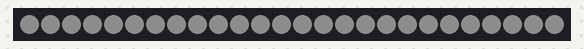
Bench run of a sketch on a simulated Arduino Uno, built with avr-gcc and run on an emulated ATmega328P. Parts: 26 RGB LEDs in strip order, left to right. Dim RGB values are drawn brighter than linear.

Above: at 0.47 s.
At 35.68 s:
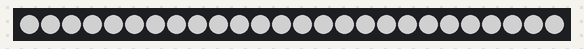

The sketch:

testFade.ino
```cpp
#include "Adafruit_WS2801.h"

uint8_t dataPin = 11;  // Yellow wire on Adafruit Pixels
uint8_t clockPin = 13; // Green wire on Adafruit Pixels
int nbLeds = 26;

int ledFadeTime = 20;
Adafruit_WS2801 strip = Adafruit_WS2801(nbLeds, dataPin, clockPin, WS2801_RGB);

void setup() {
  strip.begin();
  strip.show();
  //setAll(255,255,255);
}

/*
Midi 255 255 255

Matin 224 36 0

Nuit 0 36 69

Soir 88 11 30
*/

void loop() {
  rgbFadeInAndOut2(255,0, 0, ledFadeTime);
}

void setAll(uint8_t red, uint8_t green, uint8_t blue) {
  for(uint8_t b = 0; b <255; b++) {
     for(uint8_t i=0; i < nbLeds; i++) {
        strip.setPixelColor(i, red * b/255, green * b/255, blue * b/255);
     }
  }
   strip.show();
}

void rgbFadeInAndOut(uint8_t red, uint8_t green, uint8_t blue, uint8_t wait) {
  for(uint8_t b = 0; b <255; b++) {
     for(uint8_t i=0; i < nbLeds; i++) {
        strip.setPixelColor(i, red * b/255, green * b/255, blue * b/255);
     }

     strip.show();
     delay(wait);
  }

  for(uint8_t b=255; b > 0; b--) {
     for(uint8_t i = 0; i < nbLeds; i++) {
        strip.setPixelColor(i, red * b/255, green * b/255, blue * b/255);
     }
     strip.show();
     delay(wait);
  }
}

void rgbFadeInAndOut2(uint8_t red, uint8_t green, uint8_t blue, uint8_t wait) {
  for(uint8_t b = 0; b <200; b++) {
     for(uint8_t i=0; i < nbLeds; i++) {
        strip.setPixelColor(i, b, b,b);
     }

     strip.show();
     delay(wait);
  }

  for(uint8_t b=200; b > 0; b--) {
     for(uint8_t i = 0; i < nbLeds; i++) {
        strip.setPixelColor(i, b, b,b);
     }
     strip.show();
     delay(wait);
  }
}
```
